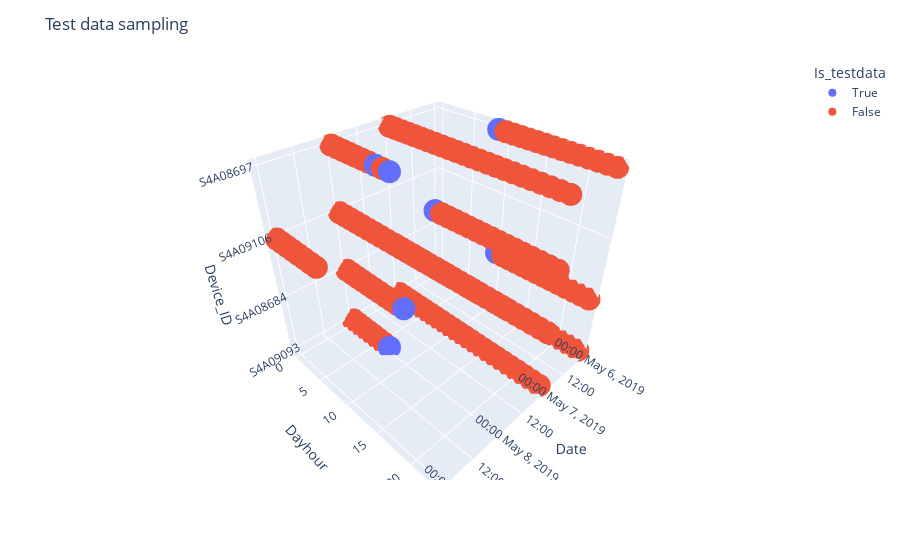

Notebook cell for this chart:
### Code cell
fig = px.scatter_3d(df, x="Date", y="Dayhour", z="Device_ID", color="Is_testdata")
fig.update_layout(title="Test data sampling")
fig.show()

### Figure 1 — Plotly figure (JSON) as saved in the notebook; plotly's stock layout.template omitted (floating-point values rounded to 4 significant figures; data arrays with more than 128 entries replaced by an {"elided": "..."} marker saying what was removed)
{"data": [{"hovertemplate": "Is_testdata=True<br>Date=%{x}<br>Dayhour=%{y}<br>Device_ID=%{z}<extra></extra>", "legendgroup": "True", "marker": {"color": "#636efa", "symbol": "circle"}, "mode": "markers", "name": "True", "scene": "scene", "showlegend": true, "type": "scatter3d", "x": ["2019-05-07", "2019-05-07", "2019-05-06", "2019-05-07", "2019-05-08", "2019-05-06", "2019-05-07", "2019-05-07", "2019-05-06", "2019-05-09", "2019-05-07", "2019-05-08", "2019-05-07", "2019-05-09", "2019-05-06", "2019-05-07", "2019-05-08", "2019-05-06", "2019-05-08", "2019-05-08", "2019-05-07", "2019-05-07", "2019-05-07", "2019-05-08", "2019-05-08", "2019-05-06", "2019-05-08", "2019-05-08", "2019-05-06", "2019-05-07", "2019-05-06", "2019-05-07", "2019-05-06", "2019-05-09", "2019-05-06", "2019-05-07", "2019-05-07", "2019-05-08", "2019-05-07", "2019-05-06", "2019-05-08", "2019-05-06", "2019-05-08", "2019-05-06", "2019-05-07", "2019-05-07", "2019-05-06", "2019-05-08", "2019-05-07", "2019-05-07", "2019-05-07", "2019-05-07", "2019-05-07", "2019-05-06", "2019-05-09", "2019-05-06", "2019-05-08", "2019-05-07", "2019-05-08", "2019-05-07", "2019-05-07", "2019-05-08", "2019-05-06", "2019-05-08", "2019-05-07", "2019-05-08", "2019-05-08", "2019-05-07", "2019-05-08", "2019-05-06", "2019-05-06", "2019-05-07", "2019-05-07", "2019-05-07", "2019-05-06"], "y": [7, 17, 13, 12, 10, 9, 23, 20, 21, 3, 13, 13, 14, 4, 17, 18, 15, 17, 16, 1, 9, 11, 21, 18, 5, 8, 6, 7, 21, 9, 17, 8, 14, 6, 12, 7, 14, 3, 3, 7, 2, 23, 8, 20, 16, 8, 10, 10, 6, 9, 7, 13, 16, 13, 0, 20, 7, 20, 1, 17, 23, 7, 12, 1, 14, 9, 7, 20, 7, 22, 18, 8, 23, 5, 15], "z": ["S4A09093", "S4A08684", "S4A08684", "S4A09093", "S4A09106", "S4A08697", "S4A08697", "S4A08684", "S4A09093", "S4A09106", "S4A08697", "S4A09106", "S4A09093", "S4A09106", "S4A08697", "S4A09093", "S4A09106", "S4A09093", "S4A09106", "S4A09106", "S4A09106", "S4A08684", "S4A08684", "S4A09106", "S4A09106", "S4A09093", "S4A09093", "S4A08697", "S4A08684", "S4A08697", "S4A08684", "S4A09093", "S4A09093", "S4A09106", "S4A09093", "S4A09106", "S4A08684", "S4A08684", "S4A09093", "S4A09093", "S4A09093", "S4A08697", "S4A08684", "S4A09093", "S4A08697", "S4A08697", "S4A08684", "S4A08684", "S4A08684", "S4A09093", "S4A08684", "S4A09106", "S4A09106", "S4A08697", "S4A09106", "S4A08684", "S4A08684", "S4A08697", "S4A09093", "S4A09093", "S4A09106", "S4A09093", "S4A08697", "S4A08697", "S4A08697", "S4A08697", "S4A08697", "S4A09106", "S4A09106", "S4A08684", "S4A08697", "S4A09106", "S4A08684", "S4A08697", "S4A09093"]}, {"hovertemplate": "Is_testdata=False<br>Date=%{x}<br>Dayhour=%{y}<br>Device_ID=%{z}<extra></extra>", "legendgroup": "False", "marker": {"color": "#EF553B", "symbol": "circle"}, "mode": "markers", "name": "False", "scene": "scene", "showlegend": true, "type": "scatter3d", "x": {"elided": "325 str values"}, "y": {"elided": "325 int values"}, "z": {"elided": "325 str values"}}], "layout": {"legend": {"title": {"text": "Is_testdata"}, "tracegroupgap": 0}, "margin": {"t": 60}, "scene": {"domain": {"x": [0, 1], "y": [0, 1]}, "xaxis": {"title": {"text": "Date"}}, "yaxis": {"title": {"text": "Dayhour"}}, "zaxis": {"title": {"text": "Device_ID"}}}, "title": {"text": "Test data sampling"}}}
